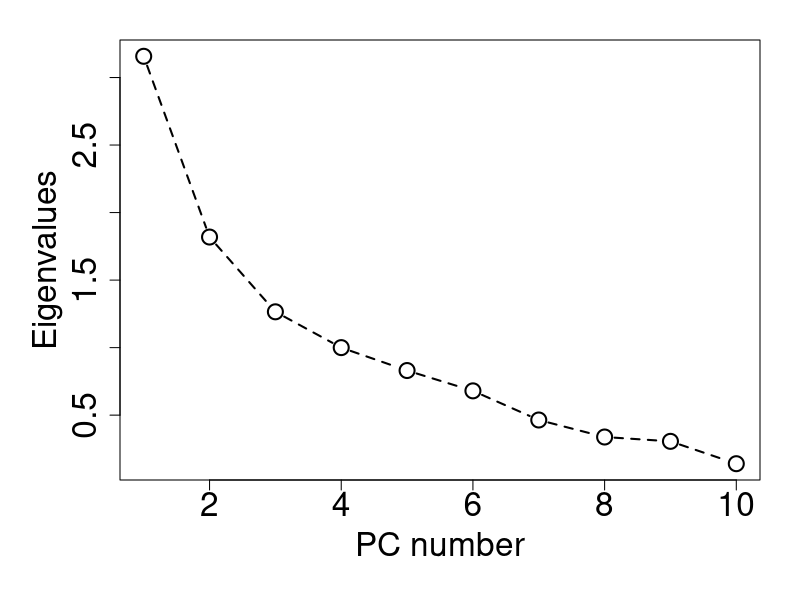
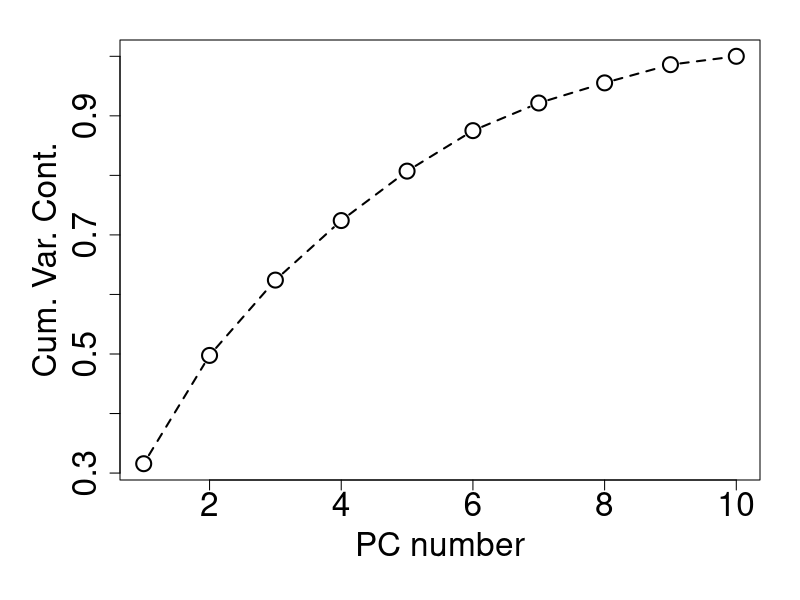

Generate these figures, in order, with R:
library(dplyr)
library(jpeg)
library(tidyverse)
library(caret)

# PCA————Shupeng Wang
pca_custom <- function(df){
  
  ccm <- cor(df)# Calculate the correlation coefficient matrix
  
  ev <- eigen(ccm)  # Calculate eigenvalues and eigenvectors
  
  eva <- ev$values  
  evv <- ev$vectors# Extract eigenvalues and eigenvectors
  
  pro_var <- eva / sum(eva)
  cum_pro <- cumsum(pro_var)  # Calculate variance contribution rate and cumulative variance contribution rate
  
  return(list(eigenvalues = eva, eigenvectors = evv, pro_var = pro_var, cum_pro = cum_pro))
}

df <- read.csv(file = "Mozambique_data.csv",header = T)
df <- select(df, -c(Formatted_Year_Month, Event))
cols_with_zero_sd <- apply(df, 2, sd) == 0
df <- df[, !cols_with_zero_sd]
df <- as.matrix(scale(df))

pca_result <- pca_custom(df)
pca_result$eigenvalues  # View eigenvalues
pca_result$pro_var      # Check the variance contribution rate
pca_result$cum_pro      # View the cumulative variance contribution rate

par(mar = c(6, 6, 2, 2))

plot(pca_result$eigenvalues, type = "b", cex = 2, cex.lab = 2, cex.axis = 2, lty = 2, lwd = 2,
     xlab = "PC number", ylab = "Eigenvalues")

#  Draw the cumulative variance contribution rate graph
plot(pca_result$cum_pro, type = "b", cex = 2, cex.lab = 2, cex.axis = 2, lty = 2, lwd = 2,
     xlab = "PC number", ylab = "Cum. Var. Cont.")

# Select the number of principal components
top_n <- 7

# Project data onto principal components
pca_result <- pca_custom(df)
df_pca <- df %*% pca_result$eigenvectors[, 1:top_n]

head(df_pca)
# PCA————Shupeng Wang

# Regression————Biyuan Luo
df <- as.data.frame(df)
df_regression <- data.frame(PC1 = df_pca[, 1], 
                            PC2 = df_pca[, 2], 
                            PC3 = df_pca[, 3], 
                            PC4 = df_pca[, 4], 
                            PC5 = df_pca[, 5], 
                            PC6 = df_pca[, 6], 
                            PC7 = df_pca[, 7], 
                            Deaths = df$Deaths) 


set.seed(10) 
training.samples <-df_regression$Deaths 
training.samples <- createDataPartition(1:length(df_regression$Deaths), p = 0.8, list = FALSE, group=1) 
train_data <- df_regression[training.samples,] 
test_data <- df_regression[-training.samples,]

reg1 = lm(Deaths ~ PC1 + PC2 + PC3 + PC4 + PC5 + PC6 + PC7, data = df_regression)
summary(reg1)

reg2 = lm(Deaths ~ PC2 + PC3 + PC4 + PC5 + PC6 + PC7, data = df_regression)
summary(reg2)

# Train
pred1tr <- reg1 %>% predict(train_data) 
RMSE1 = RMSE(pred1tr, train_data$Deaths) 
R2_1 = R2(pred1tr, train_data$Deaths)

# Test
pred1test <- reg1 %>% predict(test_data) 
RMSE2 = RMSE(pred1test, test_data$Deaths) 
R2_2 = R2(pred1test, test_data$Deaths)

# Train
pred2tr <- reg2 %>% predict(train_data) 
RMSE3 = RMSE(pred1tr, train_data$Deaths) 
R2_3 = R2(pred2tr, train_data$Deaths)

# Test
pred2test <- reg2 %>% predict(test_data) 
RMSE4 = RMSE(pred1test, test_data$Deaths) 
R2_4 = R2(pred2test, test_data$Deaths)

# show tables
table <- matrix(c(RMSE1,RMSE2,R2_1,R2_2,RMSE3,RMSE4,R2_3,R2_4),ncol=4,byrow=TRUE) 
colnames(table) <- c("RMSE Train"," RMSE Test","R2 Train","R2 Test") 
rownames(table) <- c("Model 1","Model 2") 
RMSE_R2_table <- as.table(table) 
RMSE_R2_table
# Regression————Biyuan Luo




